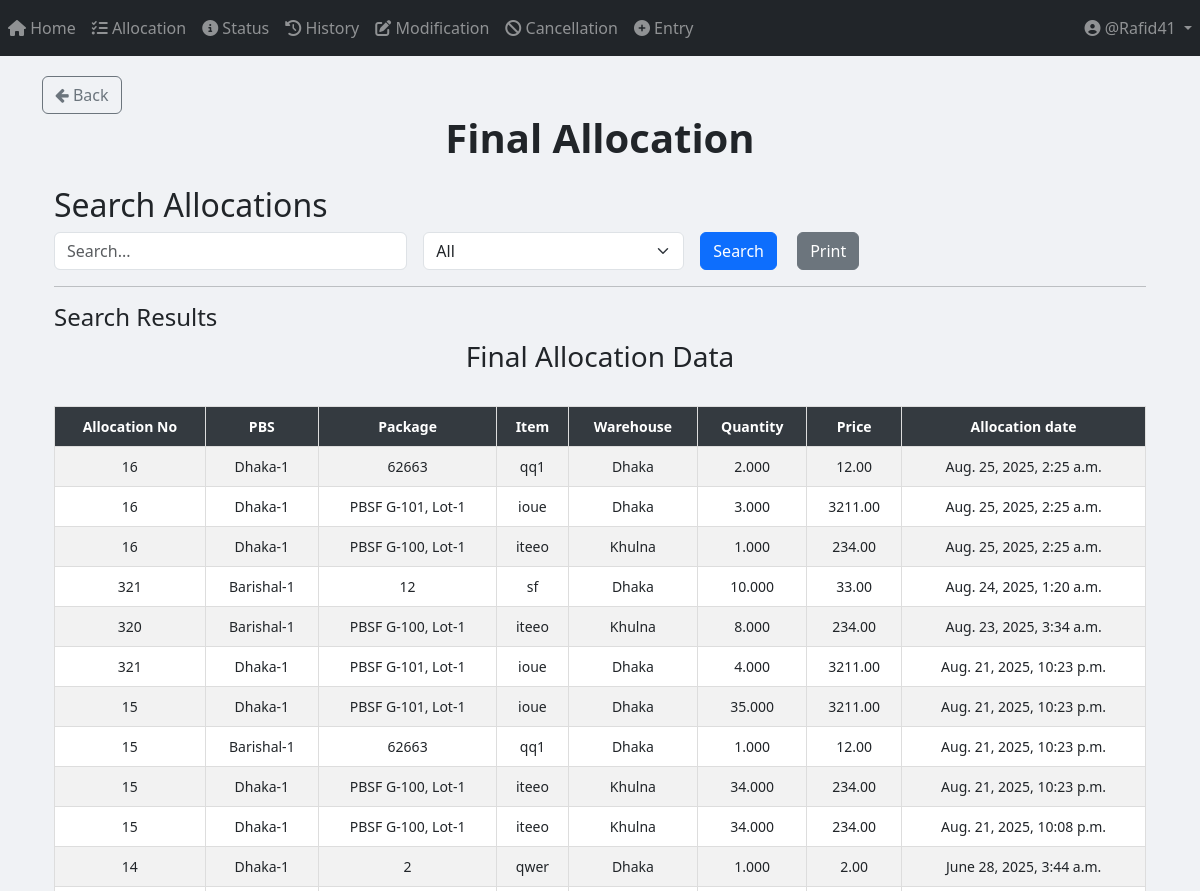
Before: /allocation/final_allocation/ (signed in, upper part) with the older database file.
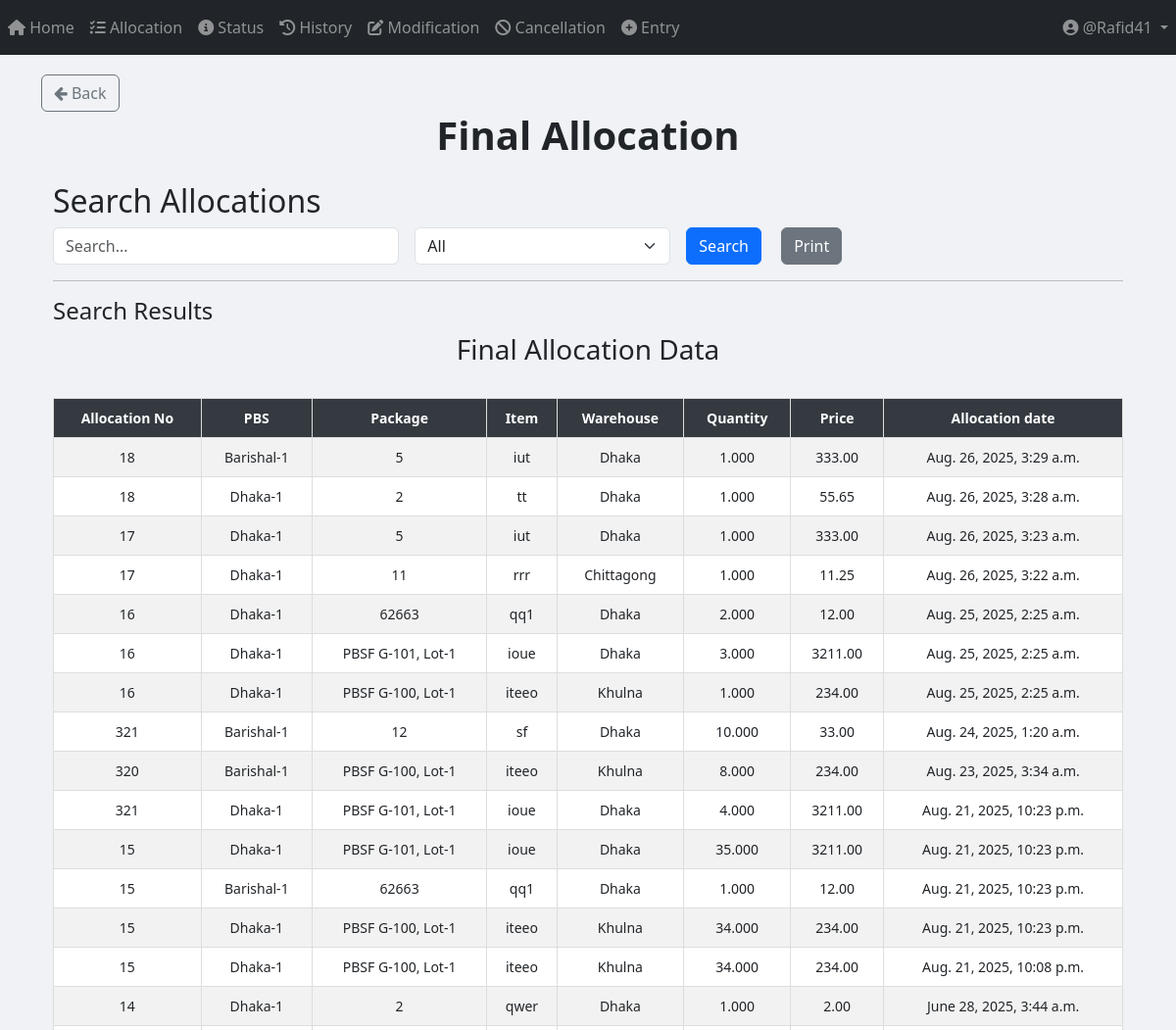
After: the same page with the newer database file.
### App_Allocation/models.py (models this page shows, shortened)
class Final_Allocation(models.Model):
    allocation_no = models.ForeignKey(Allocation_Number, on_delete=models.CASCADE)  # Deletes related allocations when removed
    item_primary_key = models.IntegerField(null=True)
    pbs = models.ForeignKey(PBS, on_delete=models.CASCADE)
    package = models.ForeignKey(Package, on_delete=models.CASCADE)
    item = models.ForeignKey(Item, on_delete=models.CASCADE)
    unit_of_item = models.TextField()
    warehouse = models.CharField(max_length=50)
    quantity = models.DecimalField(
        max_digits=20,
        decimal_places=3,
        default=0.00
    )
    price = models.DecimalField(max_digits=15, decimal_places=2)
    created_at = models.DateTimeField(auto_now_add=True)

class Allocation_Number(models.Model):
    allocation_no = models.IntegerField(unique=True)
    user = models.ForeignKey(User, on_delete=models.CASCADE)
    STATUS_CHOICES = [
        ("Pending Approval", "Pending Approval"),
        ("Allocated", "Allocated"),
        ("Cancelled", "Cancelled"),
        ("Modified", "Modified"),
    ]
    status = models.CharField(
        max_length=100, choices=STATUS_CHOICES, default="Pending Approval"
    )

class PBS(models.Model):
    name = models.TextField(unique=True)
    def __str__(self):
        return str(self.name)

### App_Entry/models.py (models this page shows, shortened)
class Package(models.Model):
    packageId = models.TextField(unique=True)

class Item(models.Model):
    WAREHOUSE_CHOICES = [
        ("Dhaka", "Dhaka"),
        ("Khulna", "Khulna"),
        ("Chittagong", "Chittagong"),
    ]
    UNIT_CHOICES = [
        ("Nos.", "Nos."),
        ("Mtr.", "Mtr."),
        ("Km.", "Km."),
        ("Set.", "Set."),
        ("Pair.", "Pair."),
    ]
    name = models.CharField(max_length=255)
    description = models.TextField(blank=True, null=True)
    warehouse = models.CharField(
        max_length=50, choices=WAREHOUSE_CHOICES, default="Dhaka"
    )
    unit_of_item = models.CharField(
        max_length=10, choices=UNIT_CHOICES, default="Nos."
    )  # Updated field
    unit_price = models.DecimalField(max_digits=15, decimal_places=2, default=0.00)
    quantity_of_item = models.DecimalField(
        max_digits=20,
        decimal_places=3,
        default=0.00
    )
    package = models.ForeignKey(
        Package,
        on_delete=models.SET_NULL,
        related_name="package_of_item",
        null=True,
    )
    created_at = models.DateTimeField(default=timezone.now)

### App_Allocation/views/view_final_allocation.py (the view, shortened to what this page needs)
# urls.py: path("final_allocation/", views.final_allocation_search, name="final_allocation"),
def final_allocation_search(request):
    query = request.GET.get("query", "")
    filter_by = request.GET.get("filter_by", "All")
    date_filter = request.GET.get("date", "")
    results = Final_Allocation.objects.all().order_by('-created_at')
    if date_filter:
        results = results.filter(created_at__date=date_filter)
    context = {
        "items": results,
        "query": query,
        "filter_by": filter_by,
        "date_filter": date_filter,
    }
    return render(request, "App_Allocation/view_print_Final_Allocation.html", context)

### templates/App_Allocation/view_print_Final_Allocation.html (shortened to what this page needs)
{% extends 'base.html' %}
{% load crispy_forms_tags %}
{% load static %}
{% block body_block %}
<a href="{% url 'App_Allocation:allocation_page' %}" class="btn btn-outline-secondary">
    <i class="fa fa-arrow-left"></i> Back
</a>
<center><h1><b>Final Allocation</b></h1></center>
<div class="container mt-4">
    <h2>Search Allocations</h2>
    <form method="GET" action="{% url 'App_Allocation:final_allocation' %}" class="row g-3">
        <div class="col-md-4">
            <input type="text" name="query" id="searchQuery" class="form-control" placeholder="Search..." value="{{ query }}">
        </div>
        <div class="col-md-3">
            <select name="filter_by" id="filterDropdown" class="form-select" onchange="toggleInputFields()">
                <option value="All" {% if filter_by == "All" %}selected{% endif %}>All</option>
            </select>
        </div>
        <div class="col-md-2">
            <button type="submit" class="btn btn-primary me-3">Search</button>
            <button type="button" class="btn btn-secondary" onclick="printResults()">Print</button>
        </div>
    </form>
    <hr>
    <h4>Search Results</h4>
    <div id="printableArea" class="table-responsive">
        <h3 class="text-center">Final Allocation Data</h3>
        <br>
        <table class="table table-bordered table-striped table-hover">
            <thead class="table-dark sticky-top">
                <tr>
                    <th>Allocation No</th>
                    <th>PBS</th>
                    <th>Package</th>
                    <th>Item</th>
                    <th>Warehouse</th>
                    <th>Quantity</th>
                    <th>Price</th>
                    <th>Allocation date</th>
                </tr>
            </thead>
            <tbody>
                {% if items %}
                    {% for item in items %}
                    <tr>
                        <td>{{ item.allocation_no.allocation_no }}</td>
                        <td>{{ item.pbs }}</td>
                        <td>{{ item.package.packageId }}</td>
                        <td>{{ item.item.name }}</td>
                        <td>{{ item.warehouse }}</td>
                        <td>{{ item.quantity }}</td>
                        <td>{{ item.price }}</td>
                        <td>{{ item.created_at }}</td>
                    </tr>
                    {% endfor %}
                {% else %}
                    <tr>
                        <td colspan="8" class="text-center text-danger">No matching data found</td>
                    </tr>
                {% endif %}
            </tbody>
        </table>
    </div>
</div>
{% endblock %}

Changed rows visible on the page:
added Final_Allocation: allocation_no.allocation_no "18", pbs "Barishal-1", package.packageId "5", item.name "iut", warehouse "Dhaka", quantity "1.000", price "333.00", created_at "Aug. 26, 2025, 3:29 a.m."
added Final_Allocation: allocation_no.allocation_no "18", pbs "Dhaka-1", package.packageId "2", item.name "tt", warehouse "Dhaka", quantity "1.000", price "55.65", created_at "Aug. 26, 2025, 3:28 a.m."
added Final_Allocation: allocation_no.allocation_no "17", pbs "Dhaka-1", package.packageId "5", item.name "iut", warehouse "Dhaka", quantity "1.000", price "333.00", created_at "Aug. 26, 2025, 3:23 a.m."
added Final_Allocation: allocation_no.allocation_no "17", pbs "Dhaka-1", package.packageId "11", item.name "rrr", warehouse "Chittagong", quantity "1.000", price "11.25", created_at "Aug. 26, 2025, 3:22 a.m."
